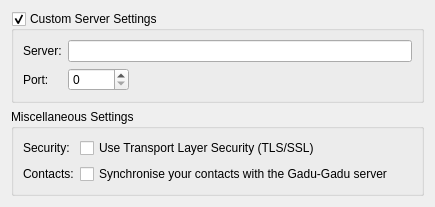
<?xml version="1.0" encoding="UTF-8"?>
<ui version="4.0">
 <class>SunshineAdvancedOptionsWidget</class>
 <widget class="QWidget" name="SunshineAdvancedOptionsWidget">
  <property name="geometry">
   <rect>
    <x>0</x>
    <y>0</y>
    <width>435</width>
    <height>206</height>
   </rect>
  </property>
  <layout class="QVBoxLayout" name="verticalLayout">
   <item>
    <widget class="QGroupBox" name="serverGroupBox">
     <property name="title">
      <string>Custom Server Settings</string>
     </property>
     <property name="checkable">
      <bool>true</bool>
     </property>
     <property name="checked">
      <bool>true</bool>
     </property>
     <layout class="QFormLayout" name="formLayout_3">
      <property name="fieldGrowthPolicy">
       <enum>QFormLayout::ExpandingFieldsGrow</enum>
      </property>
      <item row="0" column="0">
       <widget class="QLabel" name="serverLabel">
        <property name="text">
         <string>Server:</string>
        </property>
       </widget>
      </item>
      <item row="0" column="1">
       <widget class="KLineEdit" name="serverLineEdit">
        <property name="toolTip">
         <string>STUN server address (FQDN or IP address)</string>
        </property>
       </widget>
      </item>
      <item row="2" column="0">
       <widget class="QLabel" name="portLabel">
        <property name="text">
         <string>Port:</string>
        </property>
       </widget>
      </item>
      <item row="2" column="1">
       <widget class="KIntSpinBox" name="portSpinBox">
        <property name="maximum">
         <number>65535</number>
        </property>
       </widget>
      </item>
     </layout>
    </widget>
   </item>
   <item>
    <widget class="QGroupBox" name="miscGroupBox">
     <property name="title">
      <string>Miscellaneous Settings</string>
     </property>
     <layout class="QFormLayout" name="formLayout_4">
      <property name="fieldGrowthPolicy">
       <enum>QFormLayout::ExpandingFieldsGrow</enum>
      </property>
      <item row="6" column="0">
       <widget class="QLabel" name="exportContactsLabel">
        <property name="text">
         <string>Contacts:</string>
        </property>
       </widget>
      </item>
      <item row="6" column="1">
       <widget class="QCheckBox" name="exportContactsCheckBox">
        <property name="text">
         <string>Synchronise your contacts with the Gadu-Gadu server</string>
        </property>
       </widget>
      </item>
      <item row="4" column="0">
       <widget class="QLabel" name="sslLabel">
        <property name="text">
         <string>Security:</string>
        </property>
       </widget>
      </item>
      <item row="4" column="1">
       <widget class="QCheckBox" name="sslCheckBox">
        <property name="text">
         <string>Use Transport Layer Security (TLS/SSL)</string>
        </property>
       </widget>
      </item>
     </layout>
    </widget>
   </item>
  </layout>
 </widget>
 <customwidgets>
  <customwidget>
   <class>KIntSpinBox</class>
   <extends>QSpinBox</extends>
   <header>knuminput.h</header>
  </customwidget>
  <customwidget>
   <class>KLineEdit</class>
   <extends>QLineEdit</extends>
   <header>klineedit.h</header>
  </customwidget>
 </customwidgets>
 <tabstops>
  <tabstop>serverGroupBox</tabstop>
  <tabstop>serverLineEdit</tabstop>
  <tabstop>portSpinBox</tabstop>
  <tabstop>sslCheckBox</tabstop>
  <tabstop>exportContactsCheckBox</tabstop>
 </tabstops>
 <resources/>
 <connections/>
</ui>
